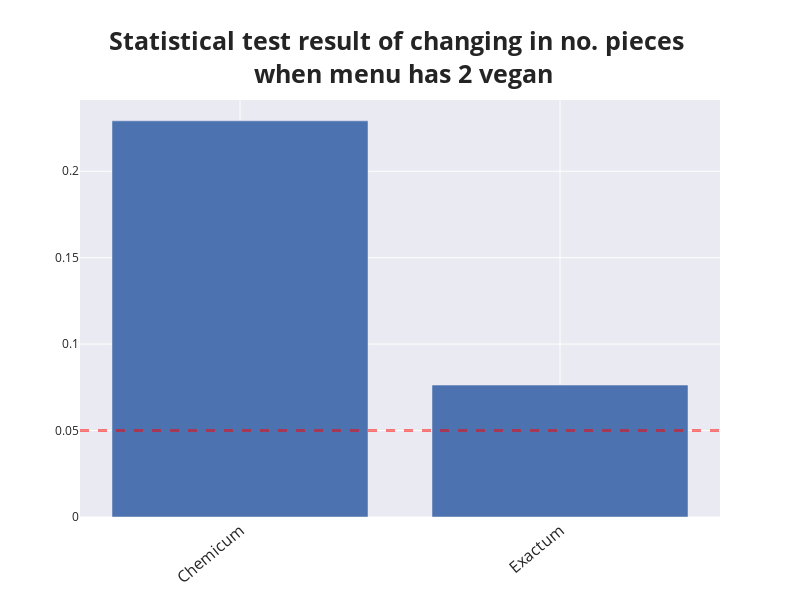

The cell this chart's notebook holds for it:
### Code cell
fig = make_subplots(
    rows=1, cols=1,
    specs=[
        [{'type': 'bar'}]
    ]
)

fig.add_trace(
    go.Bar(x=df_pvals['restaurant'], y=df_pvals['p_val']),
    row=1, col=1
)
fig.add_hline(y=0.05, row=1, col=1, line_width=3, line_dash="dash", line_color="red")

fig.update_layout(
    height=600, 
    width=800,
    legend={'orientation': 'h', 'xanchor': "center", 'y': 1, 'yanchor': "bottom", 'x': 0.5, 'font': {'size': 16}},
    title={'xanchor': 'center', 'text': '<b>Statistical test result of changing in no. pieces <br> when menu has 2 vegan</b>', 'font': {'size': 25}},
)
fig.update_xaxes(tickangle=-40, tickfont={'size': 16})
fig.show()

### Figure 1 — Plotly figure (JSON) as saved in the notebook; plotly's stock layout.template omitted (floating-point values rounded to 4 significant figures)
{"data": [{"type": "bar", "x": ["Chemicum", "Exactum"], "xaxis": "x", "y": [0.2291, 0.07631], "yaxis": "y"}], "layout": {"height": 600, "legend": {"font": {"size": 16}, "orientation": "h", "x": 0.5, "xanchor": "center", "y": 1, "yanchor": "bottom"}, "shapes": [{"line": {"color": "red", "dash": "dash", "width": 3}, "type": "line", "x0": 0, "x1": 1, "xref": "x domain", "y0": 0.05, "y1": 0.05, "yref": "y"}], "title": {"font": {"size": 25}, "text": "<b>Statistical test result of changing in no. pieces <br> when menu has 2 vegan</b>", "xanchor": "center"}, "width": 800, "xaxis": {"anchor": "y", "domain": [0, 1], "tickangle": -40, "tickfont": {"size": 16}}, "yaxis": {"anchor": "x", "domain": [0, 1]}}}
